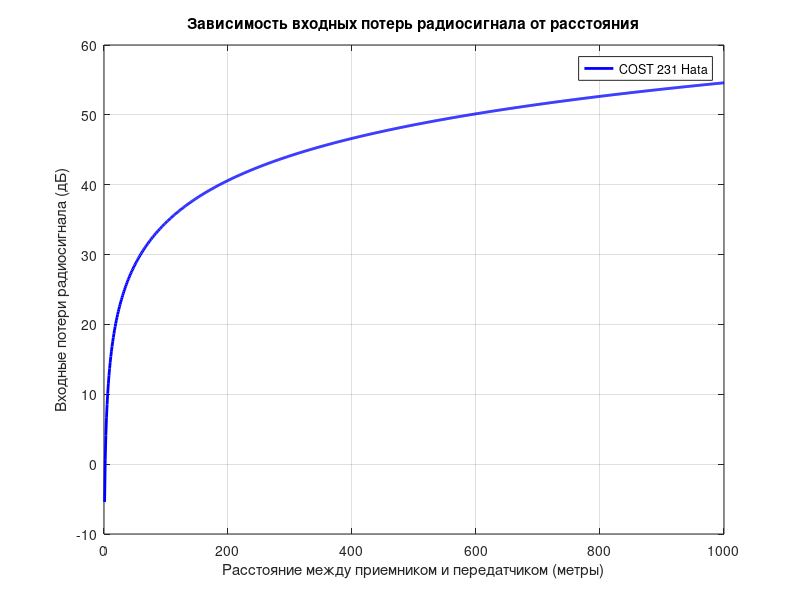

Reproduce this figure in MATLAB.
% Входные данные
transmitter_power_BS = 46; % Мощность передатчика BS в децибелах милливатт (dBm)
sectors = 3; % Число секторов на одной BS
transmitter_power_UE = 24; % Мощность передатчика пользовательского терминала UE в dBm
antenna_BS = 21; % Коэффициент усиления антенны BS в децибелах изотропного излучателя (dBi)
wall = 15; % Запас мощности сигнала на проникновения сквозь стены (dB)
interference = 1; % Запас мощности сигнала на интерференцию (dB)
frequency_range = 1.8; % Диапазон частот (Гигагерцы)
UL_bandwidth = 10; % Полоса частот в uplink (Мегагерцы)
DL_bandwidth = 20; % Полоса частот в downlink (Мегагерцы)
noise_BS = 2.4; % Коэффициент шума приемника BS (dB)
noise_UE = 6; % Коэффициент шума приемника пользователя (dB)
SINR_DL = 2; % Требуемое отношение сигнал-шум-интерференция (SINR) для downlink (dB)
SINR_UL = 4; % Требуемое отношение SINR для uplink (dB)
MIMO = 2; % Число приемо-передающих антенн на BS (MIMO)
area = 100; % Площадь территории (квадратные километры)
area_centers = 4; % Площадь торговых и бизнес центров (квадратные метры)

% Расчет бюджета восходящего канала
transmitter_power_BS_budget = 10^((transmitter_power_BS - 30) / 10);
transmitter_power_UE_budget = 10^((transmitter_power_UE - 30) / 10);

% Расчет диапазона радиосвязи
wavelength = 3e8 / (frequency_range * 1e9);
radius = sqrt(area * 1e6 / pi);

% Расчет свободной пространственной потери
loss = 20 * log10(4 * pi * radius / wavelength);

% Расчет общей потери на уровне мощности
total_loss = (loss + transmitter_power_UE_budget + antenna_BS - transmitter_power_BS_budget - wall - interference - noise_UE - noise_BS);

% Расстояния между приемником и передатчиком (от 1 до 1000 метров)
distances = 1:1000;

% Расчет бюджета и входных потерь для разных моделей
input_losses = zeros(1, length(distances));

for distance = distances
    % Расчет свободной пространственной потери
    loss = 20 * log10(4 * pi * distance / wavelength);
    
    % Расчет общей потери на уровне мощности для COST 231 Hata
    total_loss_COST231 = (loss + transmitter_power_UE_budget + antenna_BS - transmitter_power_BS_budget - wall - interference - noise_UE - noise_BS);
    
    input_losses(distance) = total_loss_COST231;
end

% Расчет максимально допустимых потерь сигнала (MAPL_UL)
MAPL_UL = transmitter_power_UE + SINR_DL - SINR_UL - total_loss;
MAPL_DL = transmitter_power_BS + SINR_UL - SINR_DL - total_loss;

fprintf('Максимально допустимые потери сигнала для MAPL_UL: %f\n', MAPL_UL);
fprintf('Максимально допустимые потери сигнала для MAPL_DL: %f\n', MAPL_DL);

% Построение графиков
figure;
plot(distances, input_losses, 'b-', 'LineWidth', 2);
xlabel('Расстояние между приемником и передатчиком (метры)');
ylabel('Входные потери радиосигнала (дБ)');
title('Зависимость входных потерь радиосигнала от расстояния');
grid on;
legend('COST 231 Hata');

% Расчет площади одной базовой станции (UL)
wavelength_UL = 3e8 / (frequency_range * 1e9); % Длина волны в метрах (UL)
min_radius_BS_UL = sqrt((area_centers * 1e6) / (pi * sectors));
area_BS_sqm_UL = pi * min_radius_BS_UL^2;

% Расчет площади одной базовой станции (DL)
wavelength_DL = 3e8 / (frequency_range * 1e9); % Длина волны в метрах (DL)
min_radius_BS_DL = sqrt((area_centers * 1e6) / (pi * sectors));
area_BS_sqm_DL = pi * min_radius_BS_DL^2;

% Определение минимальной площади
min_area_BS = min(area_BS_sqm_UL, area_BS_sqm_DL);

% Расчет необходимого количества базовых станций (сайтов) для покрытия всей территории
required_number_of_BS = ceil(area * 1e6 / min_area_BS);

fprintf('Радиус базовой станции в восходящем канале на UL: %f\n', min_radius_BS_UL);
fprintf('Радиус базовой станции в нисходящем канале на DL: %f\n', min_radius_BS_DL);
fprintf('Минимальный радиус базовой станции: %f\n', min(min_radius_BS_UL, min_radius_BS_DL));
fprintf('Площадь одной базовой станции на UL: %f\n', area_BS_sqm_UL);
fprintf('Площадь одной базовой станции на DL: %f\n', area_BS_sqm_DL);
fprintf('Минимальная площадь одной базовой станции: %f\n', min_area_BS);
fprintf('Необходимое количество базовых станций: %d\n', required_number_of_BS);
